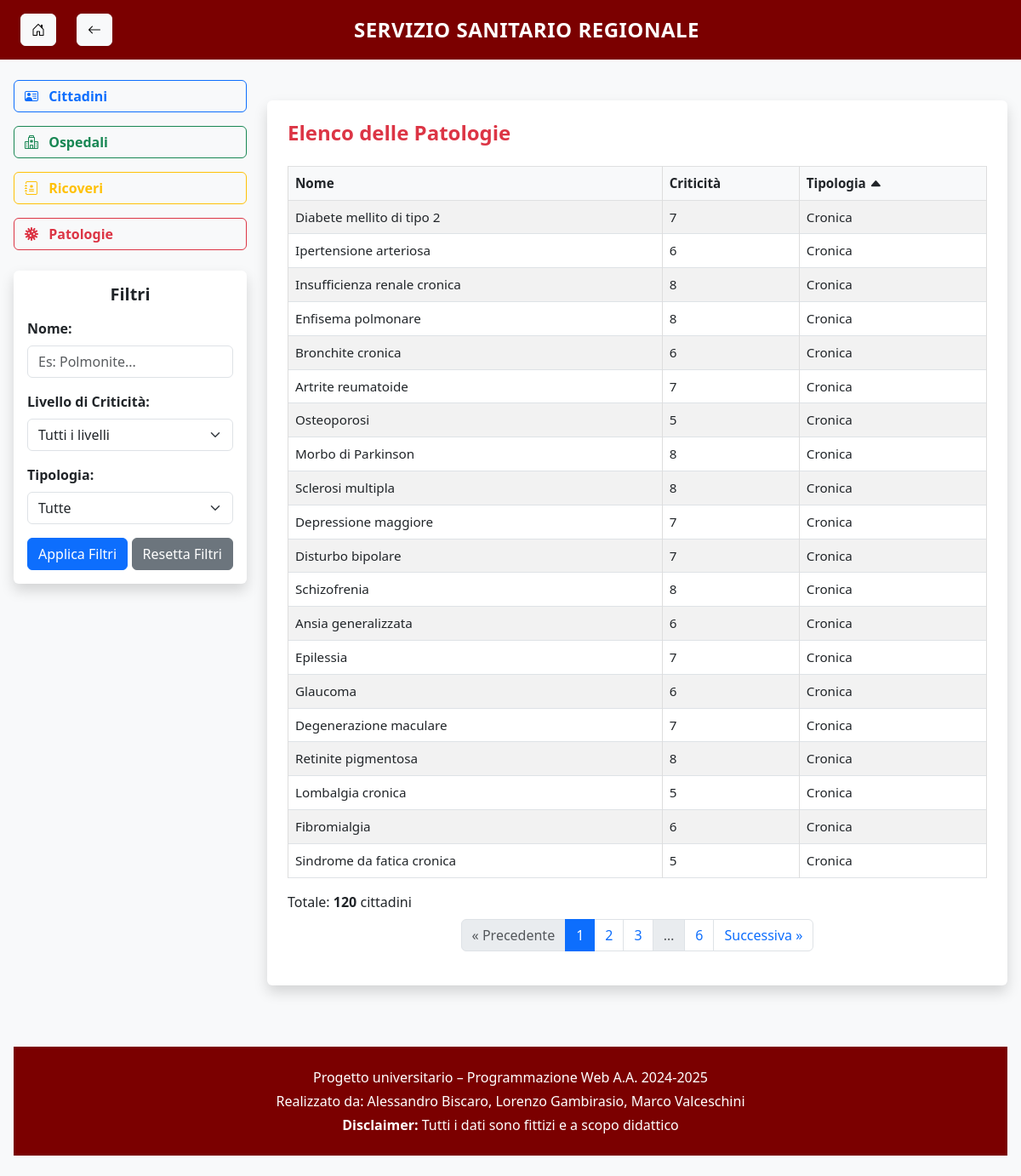
Screenshot of /patologie/?sort=tipologia&order=asc with the database file from the repository.
### main/models.py (models this page shows, shortened)
class Patologia(models.Model):
    cod = models.CharField(primary_key=True, max_length=10)
    nome = models.TextField(max_length=100)
    criticita = models.IntegerField()
    class Meta:
        db_table = 'main_patologia'
        managed = False

### main/views.py (the view)
# urls.py: path('patologie/', views.lista_patologie, name='patologie'),
def lista_patologie(request):
    patologie_base = models.Patologia.objects.all()
    nome_query = request.GET.get('nome')
    criticita_query = request.GET.get('criticita')
    tipologia_query = request.GET.get('tipologia')
    if nome_query:
        patologie_base = patologie_base.filter(nome__icontains=nome_query)
    if criticita_query:
        patologie_base = patologie_base.filter(criticita=criticita_query)
    patologie = []
    for p in patologie_base:
        tipi = []
        if models.PatologiaCronica.objects.filter(cod=p).exists():
            tipi.append("Cronica")
        if models.PatologiaMortale.objects.filter(cod=p).exists():
            tipi.append("Mortale")
        tipo = " e ".join(tipi) if tipi else "Nessuna"
        if not tipologia_query or tipologia_query in tipo:
            patologie.append({
                'codice': p.cod,
                'nome': p.nome,
                'criticita': p.criticita,
                'tipologia': tipo,
            })
    sort = request.GET.get("sort", "nome")
    order = request.GET.get("order", "asc")
    reverse = order == "desc"
    try:
        patologie.sort(key=lambda x: x.get(sort, "").lower() if isinstance(x.get(sort), str) else x.get(sort), reverse=reverse)
    except Exception:
        pass  # fallback: no sort
    paginator = Paginator(patologie, 20)
    page_number = request.GET.get("page")
    page_obj = paginator.get_page(page_number)
    return render(request, "patologie.html", {
        'page_obj': page_obj,
        'patologie': page_obj.object_list,
        'range_criticita': range(1, 11),
        'filtro_template': 'filtri/filtro_patologie.html',
        'current_sort': sort,
        'current_order': order,
    })

### main/templates/patologie.html (shortened to what this page needs)
{% extends "base.html" %}
{% block content %}
<div class="container-fluid px-0 py-4">
  <div class="row">
    <section class="col-12">
      <div class="bg-white p-4 rounded shadow">
        <h4 class="mb-4 text-danger fw-bold">Elenco delle Patologie</h4>
        <div class="table-responsive">
          <table class="table table-striped table-hover table-bordered w-100 text-center align-middle">
            <thead class="table-light">
  <tr>
    <th>
      <a href="?sort=nome&order={% if current_sort == 'nome' and current_order == 'asc' %}desc{% else %}asc{% endif %}" class="text-decoration-none text-dark">
        Nome
      </a>
    </th>
    <th>
      <a href="?sort=criticita&order={% if current_sort == 'criticita' and current_order == 'asc' %}desc{% else %}asc{% endif %}" class="text-decoration-none text-dark">
        Criticità
      </a>
    </th>
    <th>
      <a href="?sort=tipologia&order={% if current_sort == 'tipologia' and current_order == 'asc' %}desc{% else %}asc{% endif %}" class="text-decoration-none text-dark">
        Tipologia
        {% if current_sort == 'tipologia' %}
          <i class="bi bi-caret-{% if current_order == 'asc' %}up{% else %}down{% endif %}-fill"></i>
        {% endif %}
      </a>
    </th>
  </tr>
</thead>
            <tbody>
  {% for patologia in patologie %}
  <tr>
    <td>{{ patologia.nome }}</td>
    <td>{{ patologia.criticita }}</td>
    <td>{{ patologia.tipologia }}</td>
  </tr>
  {% empty %}
  <tr>
    <td colspan="3" class="text-center text-muted">Nessuna patologia trovata.</td>
  </tr>
  {% endfor %}
</tbody>
          </table>
          {% include 'partials/paginazione.html' %}
        </div>
      </div>
    </section>
  </div>
</div>
{% endblock %}

### main/static/css/style.css (style rules this page uses)
body { background-color: #f8f9fa; }
table { width: 100%; border-collapse: collapse; table-layout: auto; font-size: 0.95rem; }
th, td { padding: 0.75rem; border: 1px solid #ddd; text-align: left; word-break: break-word; }

### rows the page displays
Patologia: nome "Diabete mellito di tipo 2"
Patologia: nome "Ipertensione arteriosa"
Patologia: nome "Insufficienza renale cronica"
Patologia: nome "Enfisema polmonare"
Patologia: nome "Bronchite cronica"
Patologia: nome "Artrite reumatoide"
Patologia: nome "Osteoporosi"
Patologia: nome "Morbo di Parkinson"
Patologia: nome "Sclerosi multipla"
Patologia: nome "Depressione maggiore"
Patologia: nome "Disturbo bipolare"
Patologia: nome "Schizofrenia"
Patologia: nome "Ansia generalizzata"
Patologia: nome "Epilessia"
Patologia: nome "Glaucoma"
Patologia: nome "Degenerazione maculare"
Patologia: nome "Retinite pigmentosa"
Patologia: nome "Lombalgia cronica"
Patologia: nome "Fibromialgia"
Patologia: nome "Sindrome da fatica cronica"

### other values shown
{{ titolo_pagina|default:"Servizio Sanitario Regionale" }} "SERVIZIO SANITARIO REGIONALE"
{{ patologia.criticita }} "7" "6" "8" "8" "6" "7" "5" "8" "8" "7" "7" "8" "6" "7" "6" "7" "8" "5" "6" "5"
{{ patologia.tipologia }} "Cronica" "Cronica" "Cronica" "Cronica" "Cronica" "Cronica" "Cronica" "Cronica" "Cronica" "Cronica" "Cronica" "Cronica" "Cronica" "Cronica" "Cronica" "Cronica" "Cronica" "Cronica" "Cronica" "Cronica"
{{ page_obj.paginator.count }} "120"
{{ num }} "1"
{{ num }} "2" "3"
{{ num }} "6"
